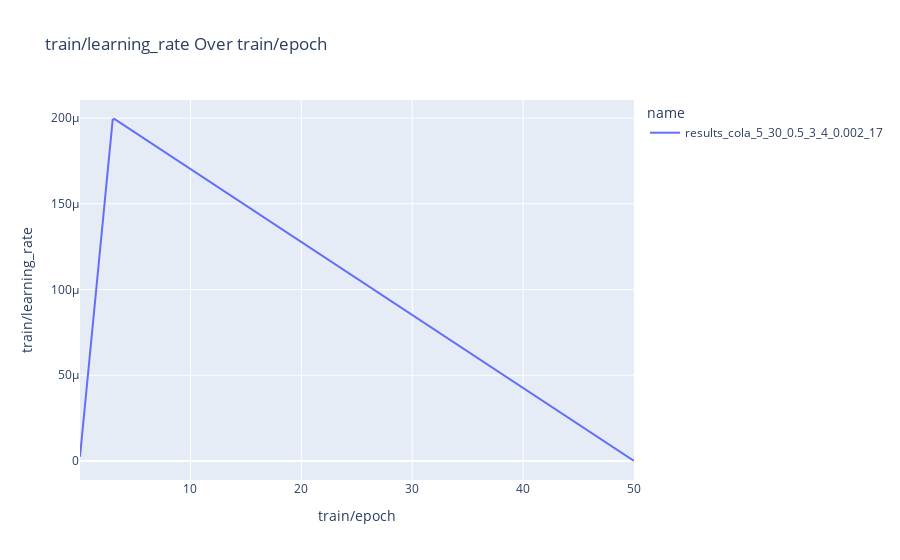

The notebook cell saved with this chart:
### Markdown cell above
The problem might be that the model learns the most during the first epochs and it doesn't have the whole memory at the start. Other thing is that the learning rate scheduler is not alligned with memory scheduler - the lerning rate is decreasing when the model has just gotten enough memory to learn.

### Code cell
fetch_and_plot_wandb_runs(
    entity="mallahova",
    project="adalora_memory_to_double_memory_3_5",
    metric="train/learning_rate",
    x_axis="train/epoch",
    interactive=INTERACTIVE_CHARTS,
    num_runs=1
)

### Figure 1 — Plotly figure (JSON) as saved in the notebook; plotly's stock layout.template omitted (floating-point values rounded to 4 significant figures; data arrays with more than 128 entries replaced by an {"elided": "..."} marker saying what was removed)
{"data": [{"hovertemplate": "name=results_cola_5_30_0.5_3_4_0.002_17<br>train/epoch=%{x}<br>train/learning_rate=%{y}<extra></extra>", "legendgroup": "results_cola_5_30_0.5_3_4_0.002_17", "line": {"color": "#636efa", "dash": "solid"}, "marker": {"symbol": "circle"}, "mode": "lines", "name": "results_cola_5_30_0.5_3_4_0.002_17", "orientation": "v", "showlegend": true, "type": "scatter", "x": {"elided": "500 float values"}, "xaxis": "x", "y": {"elided": "500 float values"}, "yaxis": "y"}], "layout": {"legend": {"title": {"text": "name"}, "tracegroupgap": 0}, "title": {"text": "train/learning_rate Over train/epoch"}, "xaxis": {"anchor": "y", "domain": [0, 1], "title": {"text": "train/epoch"}}, "yaxis": {"anchor": "x", "domain": [0, 1], "title": {"text": "train/learning_rate"}}}}
